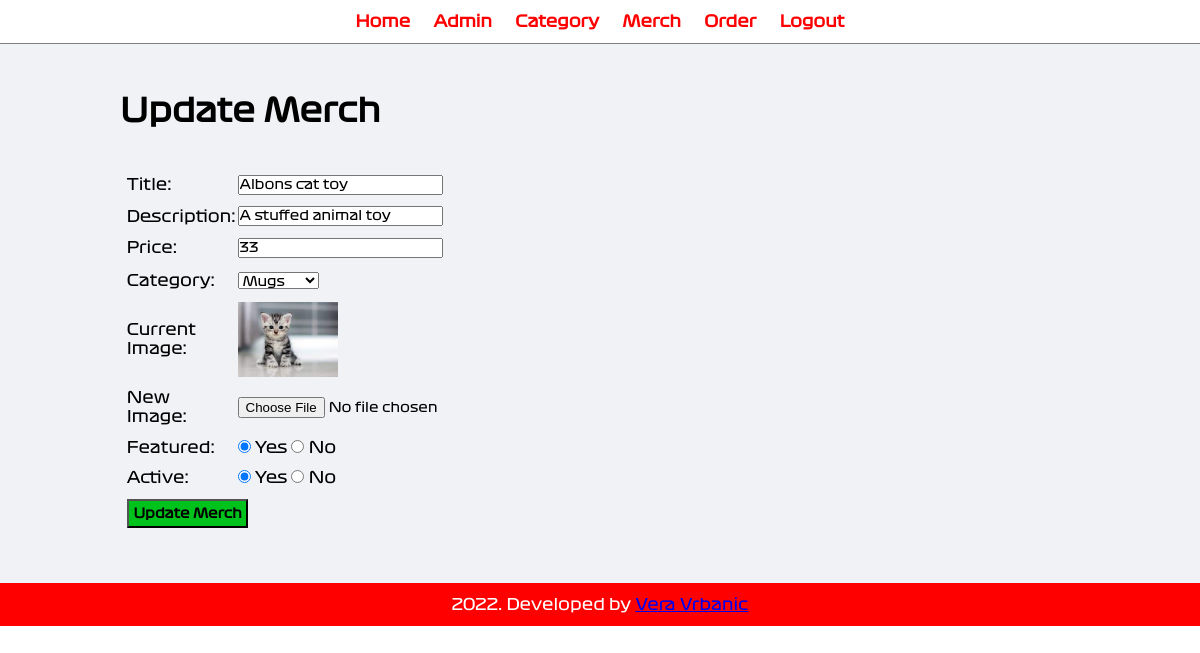
/admin/update-merch.php?id=4&image_name=Merch_803.jpg (signed in), run on the app's committed database.
### tables this page shows
CREATE TABLE `tbl_merch` (
  `id` int(10) UNSIGNED NOT NULL,
  `title` varchar(100) NOT NULL,
  `description` text NOT NULL,
  `price` decimal(10,0) NOT NULL,
  `image_name` varchar(255) NOT NULL,
  `category_id` int(10) UNSIGNED NOT NULL,
  `featured` varchar(10) NOT NULL,
  `active` varchar(10) NOT NULL
);

### admin/update-merch.php (the view, shortened to what this page needs)
<?php include('partials/menu.php'); ?>
<div class="main">
   <div class="wrapper">
      <h1>Update Merch</h1>
      <br><br>
      <?php
         $id=$_GET['id'];
         $sql = "SELECT * FROM tbl_merch WHERE id=$id";
         $res=mysqli_query($conn, $sql);
         if($res == true){
            $count = mysqli_num_rows($res);
            if($count == 1){
               $row = mysqli_fetch_assoc($res);
               $title = $row['title'];
               $description = $row['description'];
               $price = $row['price'];
               $category= $row['category_id'];
               $current_image = $row['image_name'];
               $featured = $row['featured'];
               $active = $row['active'];
            }
            else{
               $_SESSION['not-merch-found'] = "<div class='error'>Merch not found.</div>";
               header('location:'.SITEURL.'admin/manage-merch.php');
            }
         }
      ?>
      <form action="" method="POST" enctype="multipart/form-data">
         <table class="tbl-30">
            <tr>
               <td>Title:</td>
               <td>
                  <input type="text" name="title" value="<?php echo $title; ?>">
               </td>
            </tr>
            <tr>
               <td>Description:</td>
               <td>
                  <input type="text" name="description" value="<?php echo $description; ?>">
               </td>
            </tr>
            <tr>
               <td>Price:</td>
               <td>
                  <input type="number" name="price" value="<?php echo $price; ?>">
               </td>
            </tr>
            <tr>
            <tr>
               <td>Category:</td>
               <td>
                  <select name="category_id">
                     <?php
                        $sql = "SELECT * FROM tbl_category
                        WHERE active='Yes'";
                     $res = mysqli_query($conn, $sql) or die(mysqli_error($con));
                     $count = mysqli_num_rows($res);
                     if($count > 0){
                        while($row=mysqli_fetch_assoc($res)){
                           $status =  $category;
                           $category_id = $row['id'];
                           $category_title = $row['title'];
                        ?>
                        <option value="<?php echo $category_id;?> <?php if($status == $category_id) {echo "selected";} ?>"><?php echo $category_title;?></option>
                        <?php
                        }
                     }else{
                        ?>
                        <option value="0">No Category Found</option>
                        <?php
                     }
                     ?>
                  </select>
               </td>
            </tr>
            <tr>
               <td>Current Image:</td>
               <td>
                  <?php
                     if($current_image != ""){
                        ?>
                        <img src="<?php echo SITEURL; ?>images/merch/<?php echo $current_image; ?>"width='100px'>
                        <?php
                     }else{
                        echo "<div class='primary'>Image not found.</div>";
                     }
                  ?>
               </td>
            </tr>
            <tr>
               <td>New Image:</td>
               <td>
                  <input type="file" name="image" value="new-image">
               </td>
            </tr>
            <tr>
               <td>Featured:</td>
               <td>
                  <input <?php if($featured == "Yes"){echo "checked";} ?> type="radio" name="featured" value="Yes"> Yes
                  <input <?php if($featured == "No"){echo "checked";} ?> type="radio" name="featured" value="No"> No
               </td>
            </tr>
            <tr>
               <td>Active:</td>
               <td>
                  <input <?php if($active == "Yes"){echo "checked";} ?> type="radio" name="active" value="Yes"> Yes
                  <input <?php if($active == "No"){echo "checked";} ?> type="radio" name="active" value="No"> No
               </td>
            </tr>
            <tr>
               <td colspan=2>
               <input type="submit" name="submit" value="Update Merch" class="btn-secondary">
               </td>
            </tr>
         </table>
      </form>
   </div>
</div>
<?php include('partials/footer.php'); ?>

### css/admin.css (style rules this page uses)
* { margin: 0; padding: 0; font-family: formula-font; }
.wrapper { padding: 1%; width: 80%; margin: 0 auto; }
.tbl-30 { width: 30%; }
table tr td { padding:1%; }
.btn-secondary { background-color: #00c21d; padding: 1%; color:white; text-decoration: none; font-weight: bold; color:black; }
.main { background-color: #f1f2f6; padding: 3% 0; }

### data on the page
tbl_merch: title "Albons cat toy", description "A stuffed animal toy", price "33", image_name (picture), featured "☑", active "☑"

### other printed values
form field category_id "Mugs"
